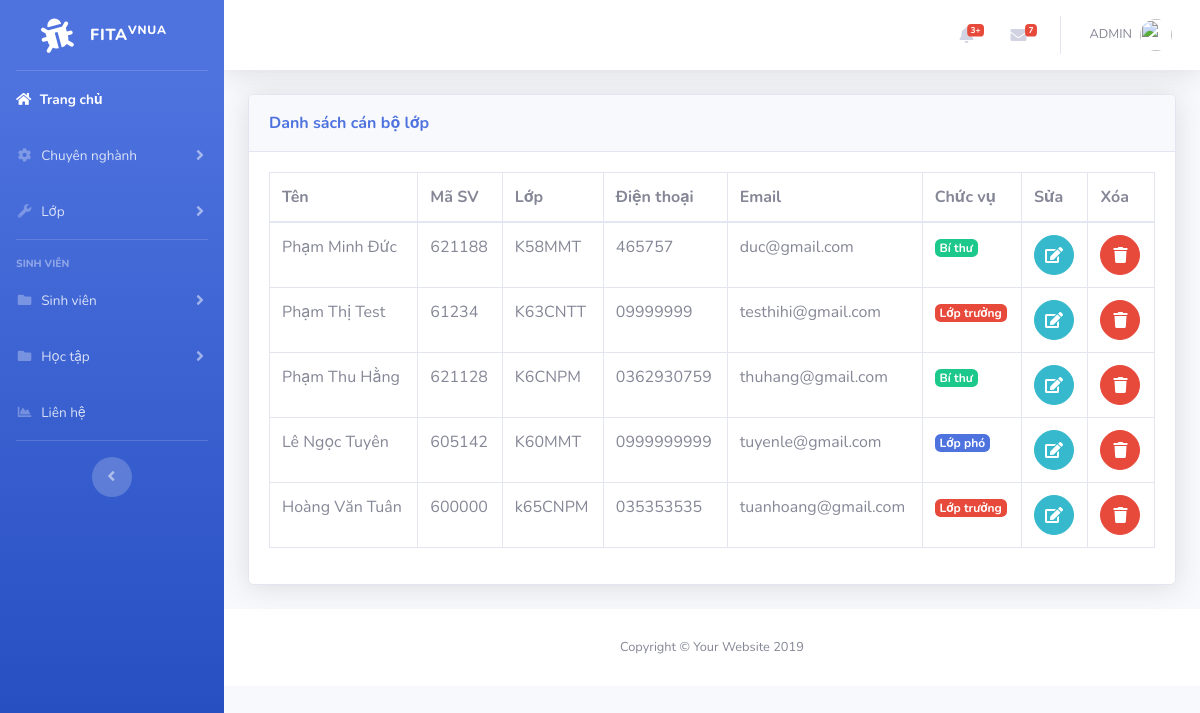
/official.php, run on an earlier commit of the app's database.
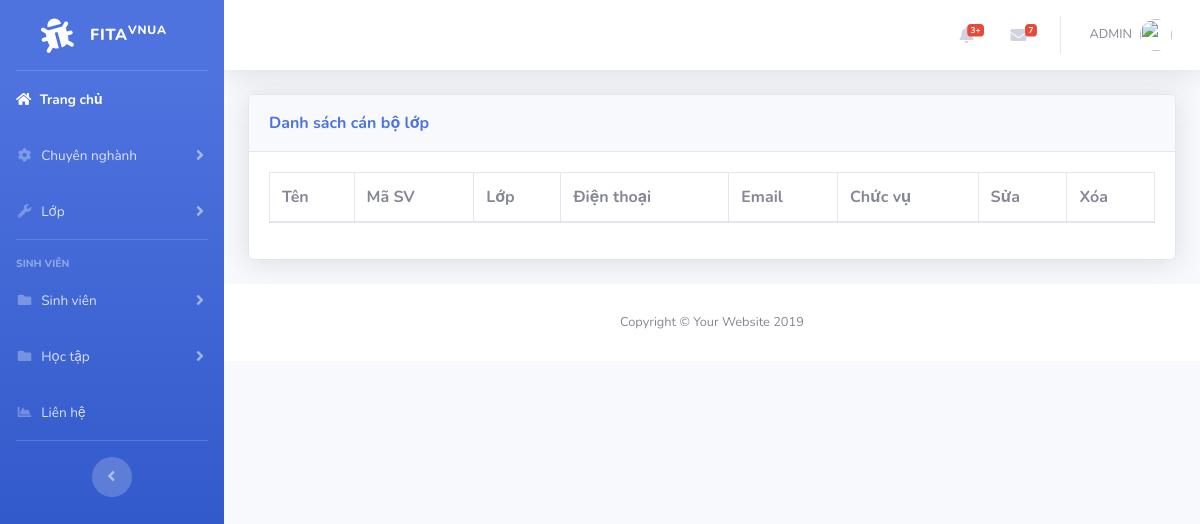
And on a later commit of the database.
### tables this page shows
CREATE TABLE `student` (
  `id` int(11) NOT NULL,
  `name` varchar(50) NOT NULL,
  `code` varchar(6) NOT NULL,
  `class` varchar(50) NOT NULL,
  `phone` varchar(50) NOT NULL,
  `email` varchar(50) NOT NULL,
  `id_pos` int(6) NOT NULL
);

### official.php (the view, shortened to what this page needs)
<?php
include('includes/header.php');
include('includes/navbar.php');
include('includes/connect.php');
?>
<div class="container-fluid">
<div class="card shadow mb-4">
  <div class="card-header py-3">
    <h7 class="m-0 font-weight-bold text-primary">Danh sách cán bộ lớp</h7>
  </div>
  <div class="card-body">
  <div class="table-responsive">
<?php
$query="SELECT * FROM student";
$query_run=mysqli_query($connect,$query);
 ?>
      <table class="table table-bordered" id="dataTable" width="100%" cellspacing="0">
        <thead>
          <tr>
            <th>Tên</th>
            <th>Mã SV</th>
            <th>Lớp</th>
            <th>Điện thoại</th>
            <th>Email</th>
            <th>Chức vụ</th>
            <th>Sửa</th>
            <th>Xóa</th>
          </tr>
        </thead>
        <tbody>
          <?php
              if(mysqli_num_rows($query_run)>0)
              {
                while($row=mysqli_fetch_assoc($query_run))
                {
                  ?>
                <?php
                    if($row['id_pos']!=0)
                    {
                ?>
                      <tr>
                        <td><?php echo $row['name']; ?></td>
                        <td><?php echo $row['code']; ?></td>
                        <td><?php echo $row['class']; ?></td>
                        <td><?php echo $row['phone']; ?></td>
                        <td><?php echo $row['email']; ?></td>
                        <td>
                          <?php
                            if($row['id_pos']==1)
                            {
                              echo '<a href="#" class="badge badge-danger">Lớp trưởng</a>';
                            }
                            if($row['id_pos']==2)
                            {
                              echo '<a href="#" class="badge badge-success">Bí thư</a>';
                            }
                            if($row['id_pos']==3)
                            {
                              echo '<a  href="#" class="badge badge-primary">Lớp phó</a>';
                            }
                          ?>
                        </td>
                        <td>
                            <form action="edit.php" method="post">
                                <button  type="submit" name="edit_btn" class="btn btn-info btn-circle"><i class="fa fa-edit edit"></i></button>
                            </form>
                        </td>
                        <td>
                            <form action="code.php" method="post">
                              <button onclick="return confirm('Bạn có muốn xóa sinh viên')" href="code.php?id=<?php echo $row['name'];?>" type="submit" name="delete_btn" class="btn btn-danger btn-circle"><i class="fas fa-trash"></i></button>
                            </form>
                        </td>
                      </tr>
                    <?php
                         }
                    ?>
                  <?php
                }
              }
              else
              {
                echo "Not found";
              }
           ?>
        </tbody>
      </table>
    </div>
  </div>
</div>
</div>
<?php
include('includes/footer.php');
?>

What changed in the data, as far as the page shows it:
removed student: name "Phạm Minh Đức", code "621188", class "K58MMT", phone "465757", email "duc@gmail.com", id_pos "Bí thư"
removed student: name "Phạm Thị Test", code "61234", class "K63CNTT", phone "09999999", email "testhihi@gmail.com", id_pos "Lớp trưởng"
removed student: name "Phạm Thu Hằng", code "621128", class "K6CNPM", phone "0362930759", email "thuhang@gmail.com", id_pos "Bí thư"
removed student: name "Lê Ngọc Tuyên", code "605142", class "K60MMT", phone "0999999999", email "tuyenle@gmail.com", id_pos "Lớp phó"
removed student: name "Hoàng Văn Tuân", code "600000", class "k65CNPM", phone "035353535", email "tuanhoang@gmail.com", id_pos "Lớp trưởng"
